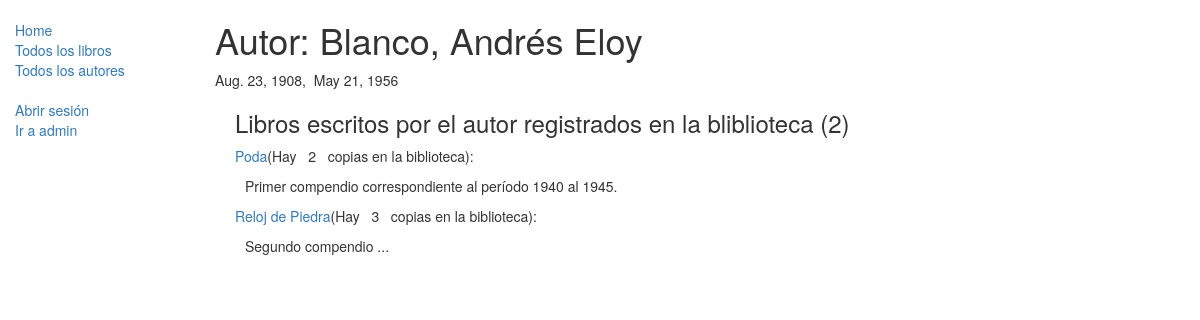
Page /catalogo/autor/1 on the committed database.
### catalogo/models.py (models this page shows, shortened)
class Autor(models.Model):
    nombre = models.CharField(max_length=100)
    apellido = models.CharField(max_length=100)
    fecha_nacimiento = models.DateField(null=True, blank=True)
    fecha_muerte = models.DateField('Muerte', null=True, blank=True)

class Libro(models.Model):
    titulo = models.CharField(max_length=200)
    autor = models.ForeignKey('Autor', on_delete=models.SET_NULL, null=True)
    resumen = models.TextField(max_length=1000, help_text="Ingrese una breve descripción del libro")
    isbn = models.CharField('ISBN',max_length=13, help_text='hasta 13 Caracteres <a href="https://www.isbn-international.org/content/what-isbn">ISBN number</a>')
    genero = models.ManyToManyField(Genero, help_text="seleccione un genero para este libro.")
    lenguaje = models.ForeignKey('Lenguaje', on_delete=models.SET_NULL, null=True)
    def display_genero(self):
        """
        Creates a string for the Genero. This is required to display genre in Admin."""
        return ', '.join([ genero.nombre for genero in self.genero.all()[:3] ])
    display_genero.short_description = 'Genero'
    def get_absolute_url(self):
        return reverse('libro-detail', args=[str(self.id)])

### catalogo/views.py (the view)
class VistaDetalleDeAutor(generic.DetailView):
    model = Autor #sigue siendo de la clase-modelo Autor, pero heredera de la clase generic.DetailView

### catalogo/templates/catalogo/autor_detail.html
{% extends "base_generica.html" %}
{% block content %}
  <h1>Autor: {{ autor.apellido }},&nbsp{{ autor.nombre }} </h1>
  <p>{{ autor.fecha_nacimiento }}, &nbsp{{autor.fecha_muerte}}</p>
  <div style="margin-left:20px;margin-top:20px">
  <h3>Libros escritos por el autor registrados en la bliblioteca ({{ autor.libro_set.all.count }})</h3>
  {% for obra in autor.libro_set.all %}
    <p><a href="{{ obra.get_absolute_url }}">{{obra.titulo}}</a>(Hay &nbsp {{obra.ejemplarespecifico_set.all.count}} &nbsp copia{{ obra.ejemplarespecifico_set.all.count|pluralize }} en la biblioteca):</p>
   <div style="margin-left:10px;margin-top:2px">
    <p>{{obra.resumen}}</p>
   </div>
  {% endfor %}
  </div>
{% endblock %}

### rows in the picture
Autor: apellido "Blanco", nombre "Andrés Eloy", fecha_nacimiento "Aug. 23, 1908", fecha_muerte "May 21, 1956", libro_set.all.count "2"
Libro: titulo "Poda", ejemplarespecifico_set.all.count "2", resumen "Primer compendio correspondiente al período 1940 al 1945."
Libro: titulo "Reloj de Piedra", ejemplarespecifico_set.all.count "3", resumen "Segundo compendio ..."
